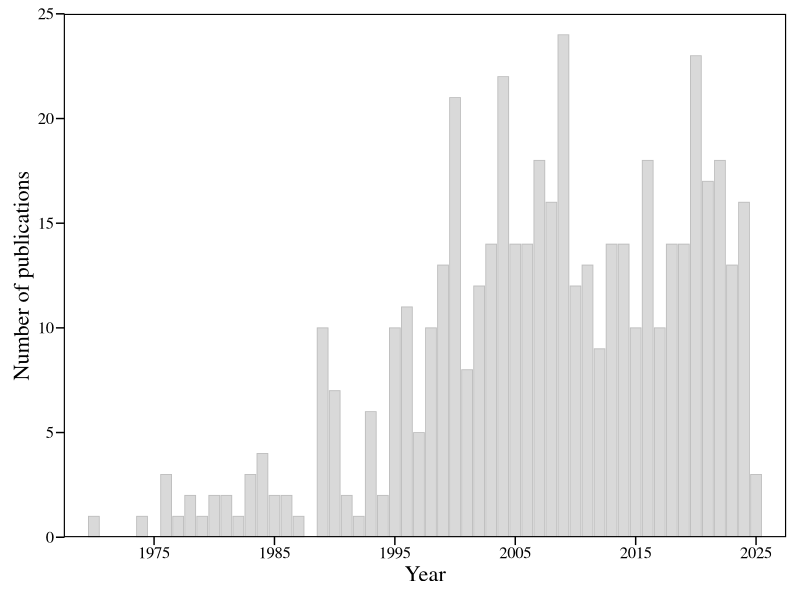
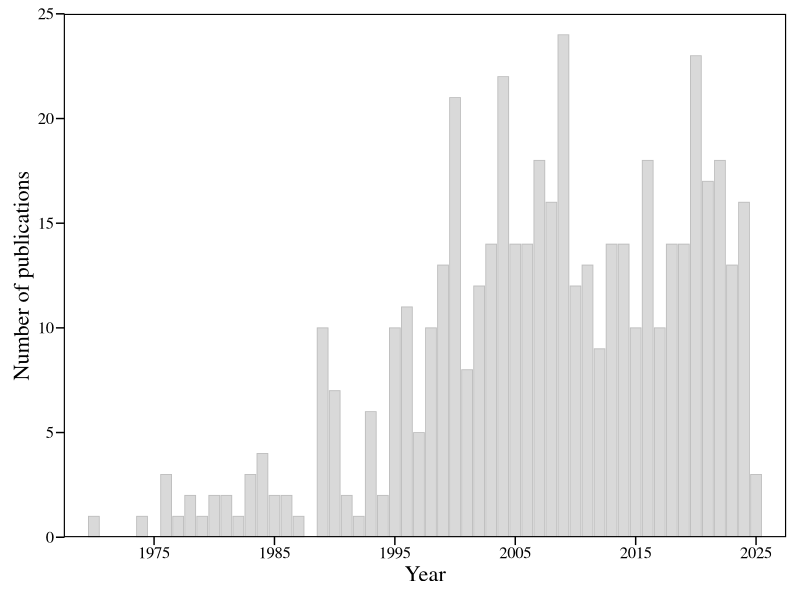

Write the R code that produced these figures, in order.
library(readr)
library(dplyr)
library(ggplot2)
library(grid)

# Read data
file_path <- "data_github/kplant_papers_included_publication_year.csv"
dat <- read_csv("data_github/kplant_papers_included_publication_year.csv")

# df <- read_delim("database_versions/Kplant_0.1.5.csv",
#                  delim = "\t", escape_double = FALSE, 
#                  trim_ws = TRUE)
# df_id <- unique(df$IDref)
dat <- dat |> 
  # filter(IDref %in% df_id) |> 
  group_by(Year) |> 
  summarise(Number_of_publications = n())


# Line widths
border_w   <- 0.8
tick_w_x   <- 0.5
tick_w_y   <- 0.5
bar_border <- 0.3

# Plot
p <- ggplot(dat, aes(x = Year, y = Number_of_publications)) +
  geom_col(
    width = 0.9,
    fill = "#d9d9d9",
    color = "#bdbdbd",
    linewidth = bar_border
  ) +
  scale_x_continuous(
    limits = c(1967.5, 2027.5),
    breaks = seq(1975, 2025, by = 10),
    minor_breaks = seq(1967.5, 2027.5, by = 5),
    expand = c(0, 0)
  ) +
  scale_y_continuous(
    limits = c(0, 25),
    breaks = seq(0, 25, by = 5),
    minor_breaks = seq(0, 25, by = 2.5),
    expand = c(0, 0)
  ) +
  labs(
    x = "Year",
    y = "Number of publications"
  ) +
  theme_classic() +
  theme(
    axis.line = element_blank(),
    axis.ticks.x = element_line(
      color = "black",
      linewidth = tick_w_x,
      lineend = "square"
    ),
    axis.ticks.y = element_line(
      color = "black",
      linewidth = tick_w_y,
      lineend = "square"
    ),
    axis.ticks.length = unit(0.18, "cm"),
    axis.text.x = element_text(
      size = 12,
      family = "serif",
      color = "black"
    ),
    axis.text.y = element_text(
      size = 12,
      family = "serif",
      color = "black"
    ),
    axis.title.x = element_text(
      size = 16,
      family = "serif",
      color = "black"
    ),
    axis.title.y = element_text(
      size = 16,
      family = "serif",
      color = "black"
    ),
    panel.border = element_rect(
      color = "black",
      fill = NA,
      linewidth = border_w
    ),
    plot.margin = margin(10, 10, 10, 10)
  )

print(p)

# Save figure
ggsave(
  "plots/Paper_number_plot.png",
  plot = p,
  width = 6,
  height = 5,
  dpi = 600
)
